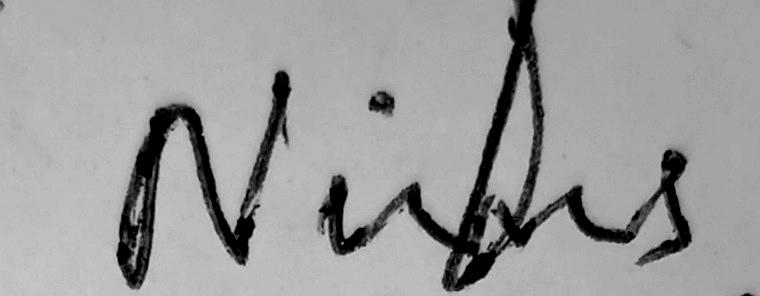
#> input picture data/test/hw_004_IMG_20241006_142533 - Copy.jpg, 760 x 296 px
$ python -i dataset_pipeline.py   (imports and definitions only)
#> lines starting #> are read from the running program, lines starting #| are printed output that depends on the picture
import os
import json
import hashlib
import random
from pathlib import Path
from typing import Dict, List, Tuple, Any
import csv
from PIL import Image, ImageEnhance, ImageFilter

class DatasetPipeline:
    def __init__(self, base_dir: Path = Path("data")):
        self.base_dir = base_dir
        self.raw_dir = base_dir / "raw"
        self.processed_dir = base_dir / "processed"
        self.annotations_dir = base_dir / "annotations"
        self.train_dir = base_dir / "train"
        self.val_dir = base_dir / "validation"
        self.test_dir = base_dir / "test"

        # Ensure all directories exist
        for d in [self.raw_dir, self.processed_dir, self.annotations_dir,
                  self.train_dir, self.val_dir, self.test_dir]:
            d.mkdir(parents=True, exist_ok=True)

    # [6 lines left out: function compute_image_hash, not called in this run]

    def preprocess_image(self, img_path: Path, output_path: Path) -> Dict[str, Any]:
        """
        Preprocess image for OCR research: Grayscale conversion, contrast enhancement, sharpening.
        Saves output strictly to output_path under data/processed/ or split dirs. Original raw files remain untouched.
        """
#> called with output_path = 'out.png'
        with Image.open(img_path) as img:
#> img is the input picture: PIL image 760x296 L; min 0, max 209, mean 156.3
            orig_width, orig_height = img.size
#> orig_width = 760; orig_height = 296
            orig_mode = img.mode
#> orig_mode = 'L'

            # Convert to grayscale
            gray = img.convert('L') if img.mode != 'L' else img.copy()

            # Contrast enhancement
            enhancer = ImageEnhance.Contrast(gray)
            enhanced = enhancer.enhance(1.6)
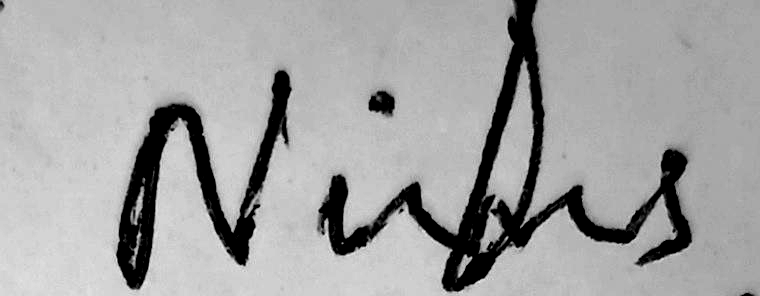
#> enhanced: PIL image 760x296 L; min 0, max 240, mean 162.9

            # Sharpening
            sharpened = enhanced.filter(ImageFilter.SHARPEN)

            # Save processed image
#> (the run stopped early here; a loop or call above may not have finished)

$ run again, on data/test/hw_005_IMG_20241006_142757 - Copy.jpg
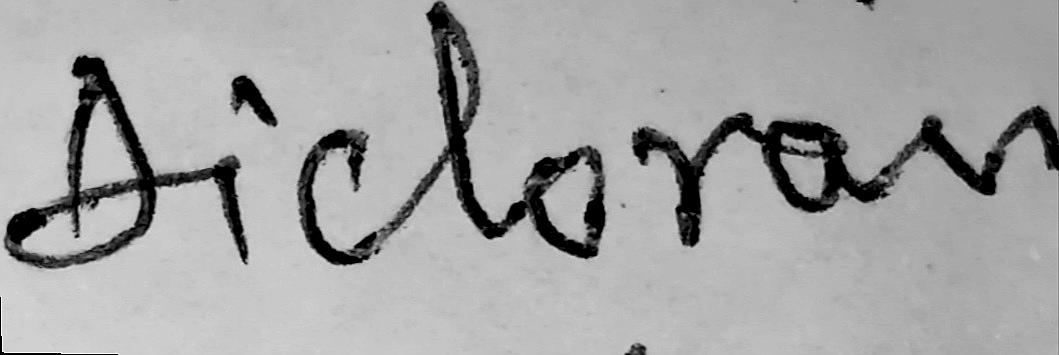
#> input picture data/test/hw_005_IMG_20241006_142757 - Copy.jpg, 1059 x 355 px
#> in preprocess_image, img is the input picture: PIL image 1059x355 L; min 0, max 255, mean 165.4
#> in preprocess_image, `enhanced = enhancer.enhance(1.6)`:
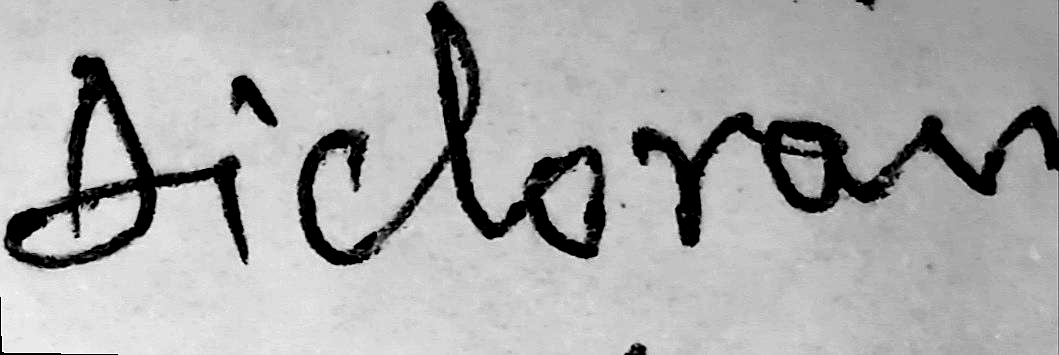
#> enhanced: PIL image 1059x355 L; min 0, max 255, mean 171.8

$ run again, on data/test/hw_012_IMG_20241006_144119 - Copy.jpg
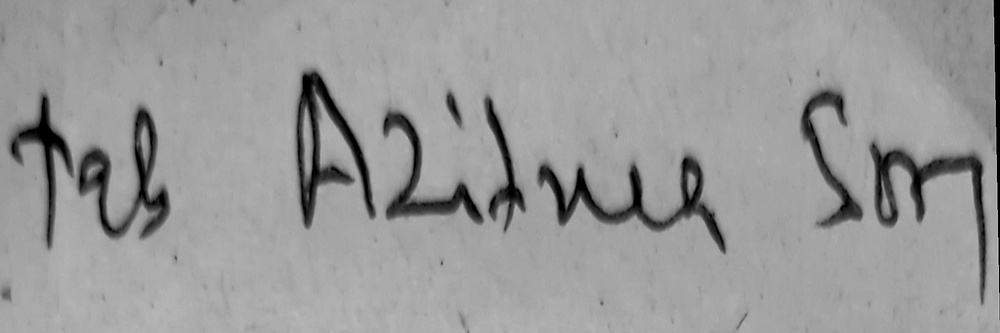
#> input picture data/test/hw_012_IMG_20241006_144119 - Copy.jpg, 1000 x 333 px, shrunk from 1893 x 631 before the run
#> in preprocess_image, img is the input picture: PIL image 1000x333 L; min 0, max 198, mean 153.1
#> in preprocess_image, `enhanced = enhancer.enhance(1.6)`:
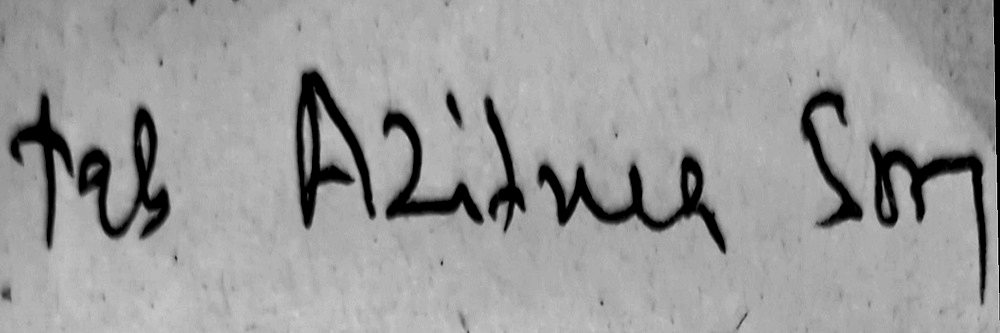
#> enhanced: PIL image 1000x333 L; min 0, max 225, mean 155

$ run again, on data/test/hw_014_IMG_20241006_144408 - Copy.jpg
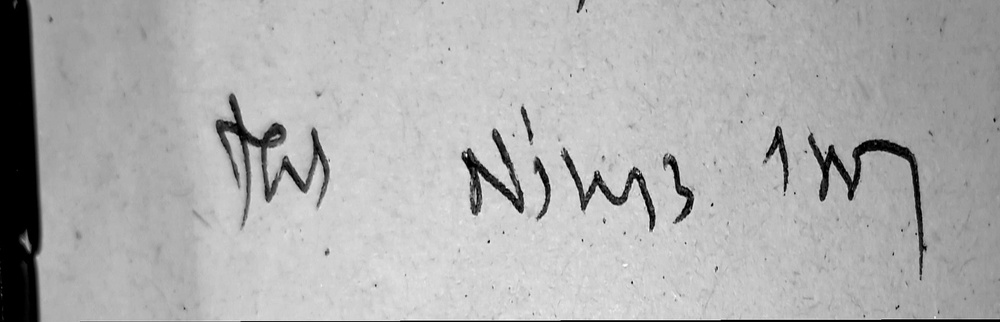
#> input picture data/test/hw_014_IMG_20241006_144408 - Copy.jpg, 1000 x 322 px, shrunk from 2216 x 714 before the run
#> in preprocess_image, img is the input picture: PIL image 1000x322 L; min 0, max 255, mean 173.7
#> in preprocess_image, `enhanced = enhancer.enhance(1.6)`:
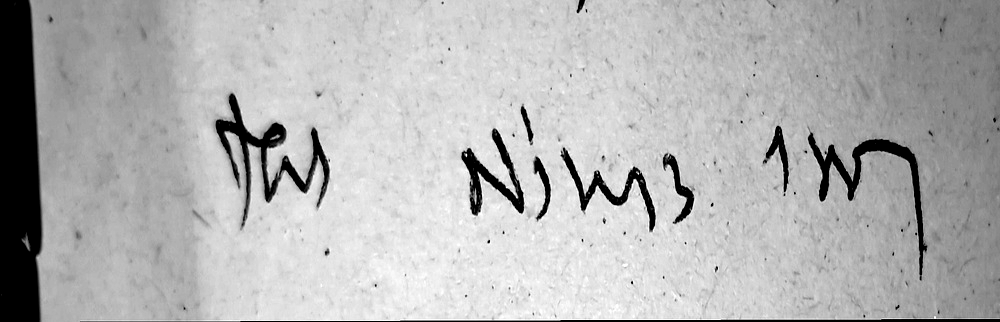
#> enhanced: PIL image 1000x322 L; min 0, max 255, mean 178.3
